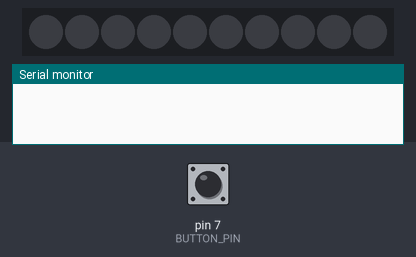
Simulated run of this sketch. Board: Arduino Uno, built with avr-gcc and run on an emulated ATmega328P. Shown: 10 RGB LEDs in strip order, left to right, the last lines printed to the serial monitor. Inputs (shaded band) come from the test bench; at power-on: pin 7 (BUTTON_PIN) HIGH.

Above: at 1.2 s.
1.3 s: pin 7 (BUTTON_PIN) pulled LOW for 0.15 s
At 2.3 s:
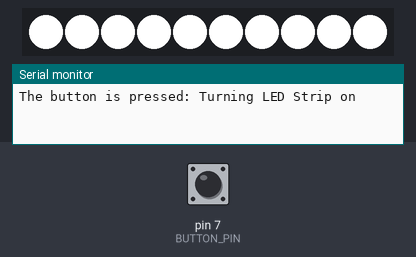
2.9 s: pin 7 (BUTTON_PIN) pulled LOW for 1 s
At 3.5 s:
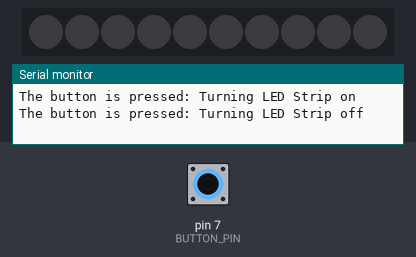
5.4 s: pin 7 (BUTTON_PIN) pulled LOW for 3.2 s
At 6.6 s:
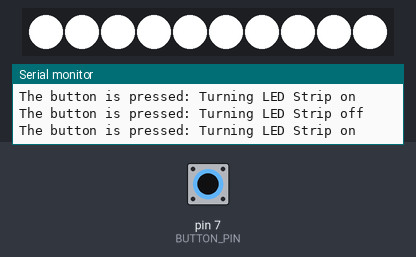
Timing chart, 0 to 8.4 s (numbered marks = the images above; inputs shaded):
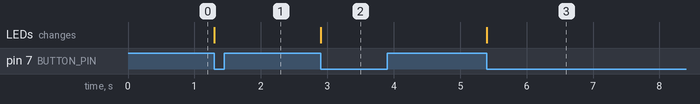

The sketch:

buttonLED.ino
```cpp
#include <FastLED.h>

const int BUTTON_PIN = 7;
const int LED_STRIP_PIN = 3;
const int NUM_LEDS = 10;

CRGB leds[NUM_LEDS];

int ledState = LOW;
int lastButtonState;
int currentButtonState;

void setup() {
  Serial.begin(9600);
  pinMode(BUTTON_PIN, INPUT);
  FastLED.addLeds<WS2812B, LED_STRIP_PIN, GRB>(leds, NUM_LEDS);
  FastLED.show();
  currentButtonState = digitalRead(BUTTON_PIN);
}

void loop() {
  lastButtonState = currentButtonState;
  currentButtonState = digitalRead(BUTTON_PIN);

  if (lastButtonState == HIGH && currentButtonState == LOW) {
    Serial.print("The button is pressed: ");


    if (ledState == LOW) {
      ledState = HIGH;
      Serial.println("Turning LED Strip on");
      fill_solid(leds, NUM_LEDS, CRGB::White);
    } else {
      ledState = LOW;
      Serial.println("Turning LED Strip off");
      fill_solid(leds, NUM_LEDS, CRGB::Black);
    }
    FastLED.show();
  }
}
```

Measured:
- after the input at 1.3 s, the LEDs: change at once (image 1)
- after the input at 2.9 s, the LEDs: change at once (image 2)
- after the input at 5.4 s, the LEDs: change at once (image 3)
